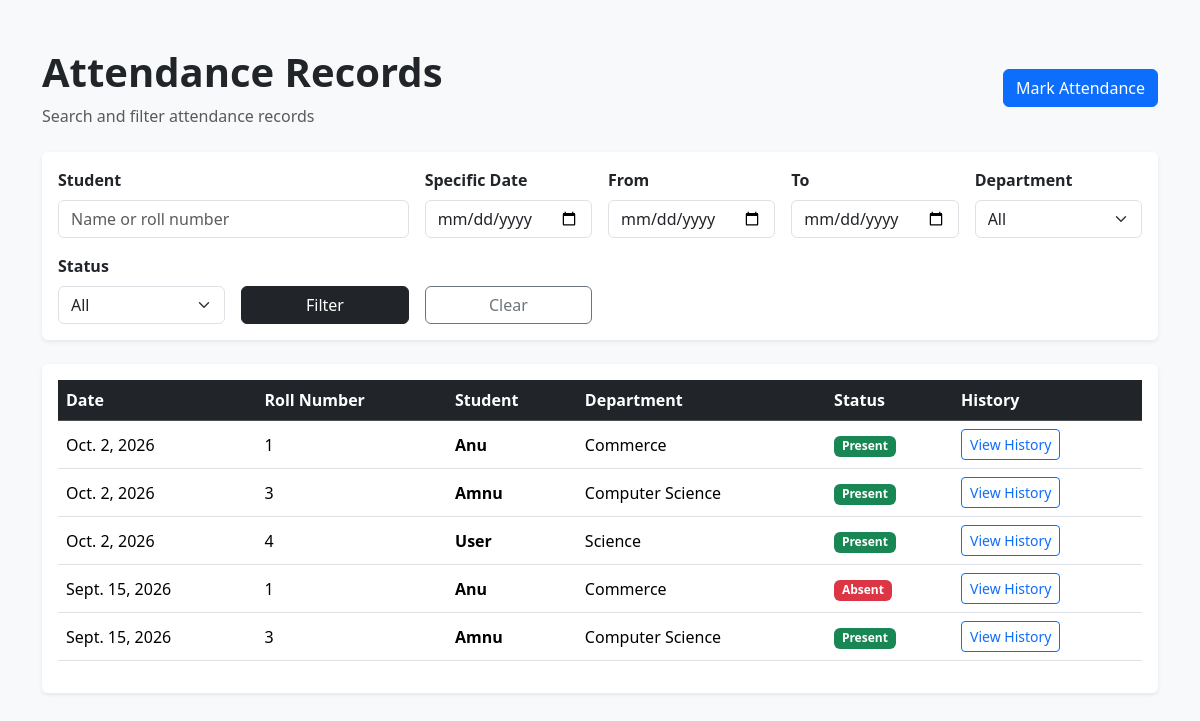
The page /records/ (signed in) on the database its author committed.
### attendance/models.py (models this page shows, shortened)
class Attendance(models.Model):
    STATUS_CHOICES = [
        ('P', 'Present'),
        ('A', 'Absent'),
    ]
    student = models.ForeignKey(
        Student,
        on_delete=models.CASCADE,
        related_name='attendances'
    )
    date = models.DateField()
    status = models.CharField(
        max_length=1,
        choices=STATUS_CHOICES,
        default='P'
    )
    created_at = models.DateTimeField(
        auto_now_add=True
    )
    updated_at = models.DateTimeField(
        auto_now=True
    )
    class Meta:
        constraints = [
            models.UniqueConstraint(
                fields=['student', 'date'],
                name='unique_student_daily_attendance'
            )
        ]
        ordering = [
            '-date',
            'student__roll_number'
        ]

### students/models.py (models this page shows, shortened)
class Student(models.Model):
    name = models.CharField(
        max_length=150
    )
    roll_number = models.CharField(
        max_length=30,
        unique=True
    )
    email = models.EmailField(
        unique=True
    )
    phone = models.CharField(
        max_length=20
    )
    department = models.CharField(
        max_length=100
    )
    joining_date = models.DateField(
        default=timezone.localdate
    )
    photo = models.ImageField(
        upload_to='students/',
        blank=True
    )

### attendance/views.py (the view)
# urls.py: path('records/', views.attendance_records, name='attendance_records'),
@login_required
def attendance_records(request):
    records = Attendance.objects.select_related(
        'student'
    ).order_by('-date', 'student__roll_number')
    student_name = request.GET.get('student', '')
    date = request.GET.get('date', '')
    start_date = request.GET.get('start_date', '')
    end_date = request.GET.get('end_date', '')
    department = request.GET.get('department', '')
    status = request.GET.get('status', '')
    if student_name:
        records = records.filter(
            Q(student__name__icontains=student_name) |
            Q(student__roll_number__icontains=student_name)
        )
    if date:
        records = records.filter(date=date)
    if start_date and end_date:
        records = records.filter(
            date__range=[start_date, end_date]
        )
    if department:
        records = records.filter(
            student__department=department
        )
    if status:
        records = records.filter(status=status)
    departments = Student.objects.values_list(
        'department',
        flat=True
    ).distinct().order_by('department')
    return render(request, 'attendance/attendance_records.html', {
        'records': records,
        'departments': departments,
        'student_name': student_name,
        'selected_date': date,
        'start_date': start_date,
        'end_date': end_date,
        'selected_department': department,
        'selected_status': status,
    })

### templates/attendance/attendance_records.html (shortened to what this page needs)
<!DOCTYPE html>
<html lang="en">
<head>
    <link href="https://cdn.jsdelivr.net/npm/bootstrap@5.3.3/dist/css/bootstrap.min.css"
          rel="stylesheet">
</head>
<body class="bg-light">
<div class="container py-5">
    <div class="d-flex justify-content-between align-items-center mb-4">
        <div>
            <h1 class="fw-bold">Attendance Records</h1>
            <p class="text-muted mb-0">
                Search and filter attendance records
            </p>
        </div>
        <a href="{% url 'mark_attendance' %}"
           class="btn btn-primary">
            Mark Attendance
        </a>
    </div>
    <div class="card shadow-sm border-0 mb-4">
        <div class="card-body">
            <form method="GET">
                <div class="row g-3">
                    <div class="col-md-4">
                        <label class="form-label fw-semibold">
                            Student
                        </label>
                        <input
                            type="text"
                            name="student"
                            value="{{ student_name }}"
                            class="form-control"
                            placeholder="Name or roll number">
                    </div>
                    <div class="col-md-2">
                        <label class="form-label fw-semibold">
                            Specific Date
                        </label>
                        <input
                            type="date"
                            name="date"
                            value="{{ selected_date }}"
                            class="form-control">
                    </div>
                    <div class="col-md-2">
                        <label class="form-label fw-semibold">
                            From
                        </label>
                        <input
                            type="date"
                            name="start_date"
                            value="{{ start_date }}"
                            class="form-control">
                    </div>
                    <div class="col-md-2">
                        <label class="form-label fw-semibold">
                            To
                        </label>
                        <input
                            type="date"
                            name="end_date"
                            value="{{ end_date }}"
                            class="form-control">
                    </div>
                    <div class="col-md-2">
                        <label class="form-label fw-semibold">
                            Department
                        </label>
                        <select
                            name="department"
                            class="form-select">
                            <option value="">
                                All
                            </option>
                        </select>
                    </div>
                    <div class="col-md-2">
                        <label class="form-label fw-semibold">
                            Status
                        </label>
                        <select
                            name="status"
                            class="form-select">
                            <option value="">
                                All
                            </option>
                        </select>
                    </div>
                    <div class="col-md-2 d-flex align-items-end">
                        <button
                            type="submit"
                            class="btn btn-dark w-100">
                            Filter
                        </button>
                    </div>
                    <div class="col-md-2 d-flex align-items-end">
                        <a
                            href="{% url 'attendance_records' %}"
                            class="btn btn-outline-secondary w-100">
                            Clear
                        </a>
                    </div>
                </div>
            </form>
        </div>
    </div>
    <div class="card shadow-sm border-0">
        <div class="card-body">
            <div class="table-responsive">
                <table class="table table-hover align-middle">
                    <thead class="table-dark">
                        <tr>
                            <th>Date</th>
                            <th>Roll Number</th>
                            <th>Student</th>
                            <th>Department</th>
                            <th>Status</th>
                            <th>History</th>
                        </tr>
                    </thead>
                    <tbody>
                        {% for record in records %}
                            <tr>
                                <td>
                                    {{ record.date }}
                                </td>
                                <td>
                                    {{ record.student.roll_number }}
                                </td>
                                <td class="fw-semibold">
                                    {{ record.student.name }}
                                </td>
                                <td>
                                    {{ record.student.department }}
                                </td>
                                <td>
                                    {% if record.status == 'P' %}
                                        <span class="badge text-bg-success">
                                            Present
                                        </span>
                                    {% else %}
                                        <span class="badge text-bg-danger">
                                            Absent
                                        </span>
                                    {% endif %}
                                </td>
                                <td>
                                    <a
                                        href="{% url 'student_history' record.student.id %}"
                                        class="btn btn-sm btn-outline-primary">
                                        View History
                                    </a>
                                </td>
                            </tr>
                        {% endfor %}
                    </tbody>
                </table>
            </div>
        </div>
    </div>
</div>
</body>
</html>

### rows shown on the page
Attendance: date "Oct. 2, 2026", student.roll_number "1", student.name "Anu", student.department "Commerce", status "Present"
Attendance: date "Oct. 2, 2026", student.roll_number "3", student.name "Amnu", student.department "Computer Science", status "Present"
Attendance: date "Oct. 2, 2026", student.roll_number "4", student.name "User", student.department "Science", status "Present"
Attendance: date "Sept. 15, 2026", student.roll_number "1", student.name "Anu", student.department "Commerce", status "Absent"
Attendance: date "Sept. 15, 2026", student.roll_number "3", student.name "Amnu", student.department "Computer Science", status "Present"
